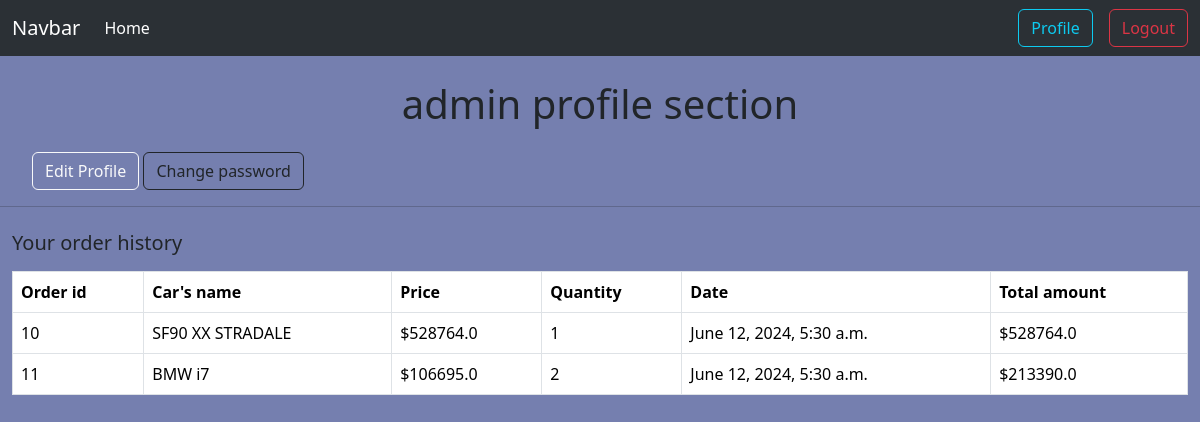
Before: /profile/ (signed in) with the older database file.
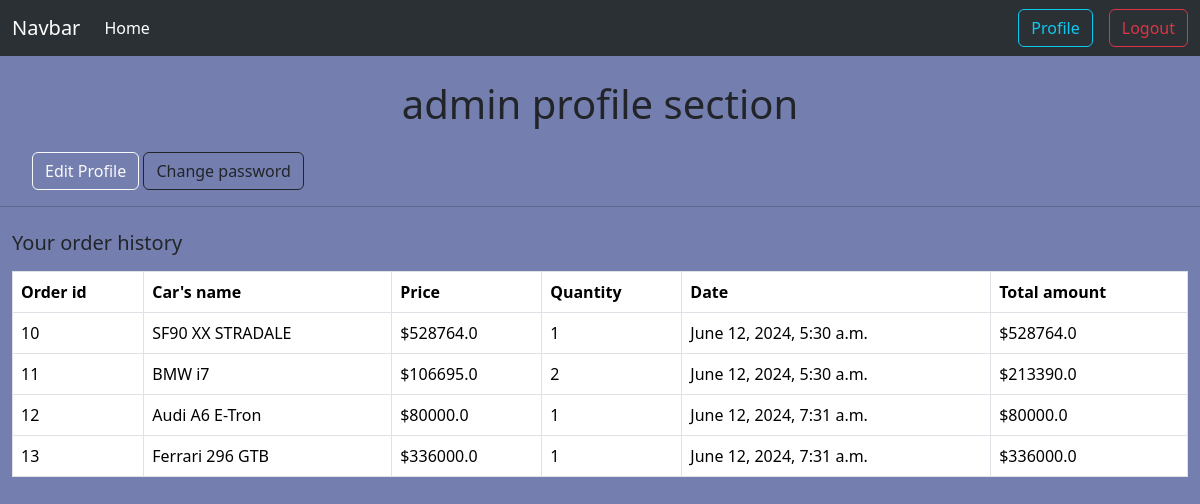
After: the same page with the newer database file.
### orders/models.py (models this page shows, shortened)
class Order(models.Model):
    customer = models.ForeignKey(to=User, on_delete=models.CASCADE, blank=True, null=True)
    car = models.ForeignKey(to=Car, on_delete=models.CASCADE, blank=True, null=True)
    quantity = models.IntegerField()
    order_date = models.DateTimeField(auto_now_add=True)
    total = models.FloatField(blank=True, null=True)

### cars/models.py (models this page shows)
class Car(models.Model):
    img = models.ImageField(upload_to=brand_directory_path)
    car_model = models.CharField(max_length=150)
    brand = models.ForeignKey(to=Brand, on_delete=models.CASCADE, related_name = 'cars')
    quantity = models.IntegerField()
    describtion=models.TextField()
    price = models.FloatField()
    slug = models.SlugField(max_length=250, unique=True, blank=True, null=True)
    def __str__(self):
        return self.car_model

### accounts/views.py (the view)
# urls.py: path('profile/', views.ProfileView.as_view(), name='profile'),
@method_decorator(login_required, name='dispatch')
class ProfileView(ListView):
    model= Order
    template_name = './accounts/profile.html'
    def get_context_data(self, **kwargs):
        context =  super().get_context_data(**kwargs)
        context['orders'] = Order.objects.filter(customer=self.request.user)
        return context

### accounts/templates/accounts/profile.html
{% extends "base.html" %}
{% load crispy_forms_tags %}
{% block content %}
<h2 class='display-6 my-4 text-center'>{{user.username}} profile section</h2>
<ul>
  <a href="{% url "edit_profile" %}" class='btn btn-outline-light'>Edit Profile</a>
  <a href="{% url "change_password" %}" class='btn btn-outline-dark'>Change password</a>
</ul>
<hr>
<div class="container-fluid my-4">
  <h5 class="text-dark my-3">Your order history</h5>
  <table class="table table-bordered">
    <thead>
      <tr>
        <th scope="col">Order id</th>
        <th scope="col">Car's name</th>
        <th scope="col">Price</th>
        <th scope="col">Quantity</th>
        <th scope="col">Date</th>
        <th scope="col">Total amount</th>
      </tr>
    </thead>
    <tbody>
      {% for order in orders %}
      <tr>
        <td>{{order.pk}}</td>
        <td>{{order.car}}</td>
        <td>${{order.car.price}}</td>
        <td>{{order.quantity}}</td>
        <td>{{order.order_date}}</td>
        <td>${{order.total}}</td>
      </tr>
      {%endfor%}
    </tbody>
  </table>
</div>
{% endblock content %}

### templates/base.html (shortened to what this page needs)
<!DOCTYPE html>
{% load static %}
<html lang="en">
  <head>
    <link
      href="https://cdn.jsdelivr.net/npm/bootstrap@5.3.3/dist/css/bootstrap.min.css"
      rel="stylesheet"
    />
  </head>
  <body style='background-color:#757faf'>
    <nav class="navbar navbar-expand-lg bg-body-tertiary bg-dark" data-bs-theme="dark">
      <div class="container-fluid">
        <a class="navbar-brand" href="{% url "home" %}">Navbar</a>
        <div class="collapse navbar-collapse" id="navbarSupportedContent">
          <ul class="navbar-nav me-auto mb-2 mb-lg-0">
            <li class="nav-item">
              <a class="nav-link active" aria-current="page" href="{% url "home" %}">Home</a>
            </li>
          </ul>
          <div class="d-flex" >
              {% if user.is_authenticated %}
                <a href="{% url "profile" %}" class='btn btn-outline-info mx-3'>Profile</a>
                <a href="{% url "logout" %}" class='btn btn-outline-danger'>Logout</a>
              {% else %}
                <a href="{% url "login" %}" class='btn btn-outline-info mx-3'>Login</a>
                <a href="{% url "singup" %}" class='btn btn-outline-warning'>Sing-up</a>
              {% endif %}
          </div>
        </div>
      </div>
    </nav>
    {% block content %}{% endblock content %}
  </body>
</html>

Changed rows visible on the page:
added Order: pk "12", car "Audi A6 E-Tron", car.price "80000.0", quantity "1", order_date "June 12, 2024, 7:31 a.m.", total "80000.0"
added Order: pk "13", car "Ferrari 296 GTB", car.price "336000.0", quantity "1", order_date "June 12, 2024, 7:31 a.m.", total "336000.0"
